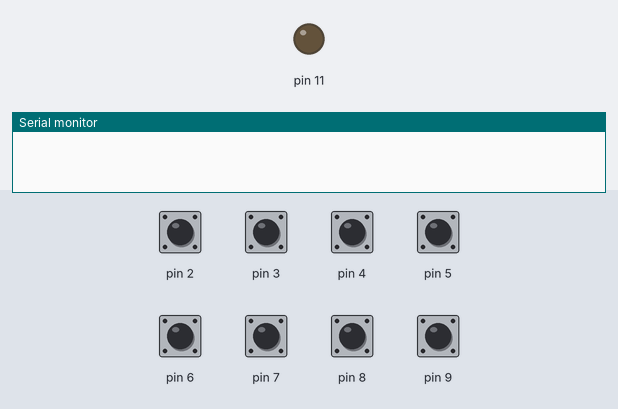
The sketch below on a simulated Arduino Uno, built with avr-gcc and run on an emulated ATmega328P. On the bench: output pins drawn as LEDs (lit = HIGH), the last lines printed to the serial monitor. The inputs (shaded band) are chosen by the test bench; at power-on: pin 2–9 HIGH.

Above: at 5.8 s.
5.9 s: pin 2 pulled LOW for 0.15 s
At 7.6 s:
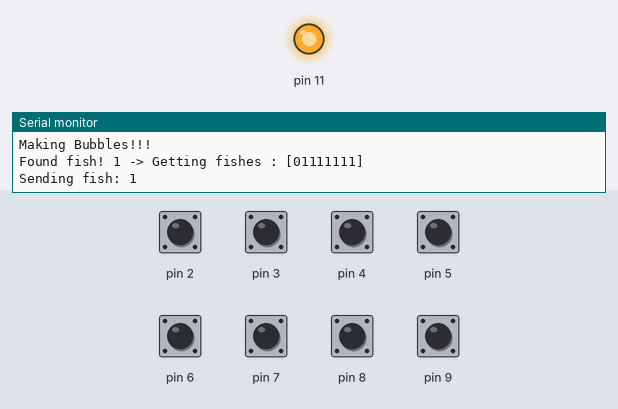
Timing chart, 0 to 9.1 s (numbered marks = the images above; inputs shaded):
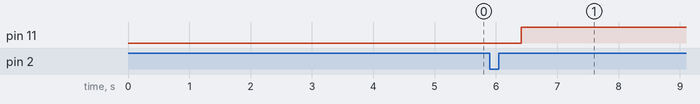

Measured:
- after the input at 5.9 s, pin 11: LOW → HIGH after 0.51 s

The sketch:

rotatingArduino.ino.ino
```cpp
#include <RCSwitch.h>
class RF {

    int pin;
    RCSwitch rfSwitch = RCSwitch();

    public:
        RF(int rfPin) {
            pin = rfPin;
        }

        void setup() {
            rfSwitch.enableTransmit(pin);
        }


        void sendFish(int fish) {
          rfSwitch.send(fish, 24);
          Serial.print("Sending fish: ");
          Serial.println(fish);
        }

};

class Bubbles {

    int pin;
    int lastBubblesTime = 0;
    const int bubblingDuration = 60 * 1000; //each bubbling on time
    bool isBubbling = false;

    public:
        Bubbles(int _pin) {
            pin = _pin;
        }

        void setup() {
            pinMode(pin, OUTPUT);
        }


        void makeBubbles() {
          if (!isBubbling) {
            Serial.println("Making Bubbles!!!");
            isBubbling = true;
          }
          digitalWrite(pin, HIGH);
        }

        void stopBubbles() {
          isBubbling = false;
          digitalWrite(pin, LOW);
        }

        void stopBubblesWhenNeeded() {
          if ((millis() - lastBubblesTime) > bubblingDuration) {
            //enough time has passed, stopping
            this->stopBubbles();
          } else {
            //continue bubbling

          }
        }
};

#include <Bounce2.h>

#define TOTAL_FISHES 8

int zeFish = 0;
int lastFishTime = 0;
const int tween = 5 * 1000; //grace period until more fish can be caught

class Fishes {

    int fish = 0;
    int pins[TOTAL_FISHES];
    Bounce bouncers[TOTAL_FISHES];

    public:
        Fishes(int fromPin) {
          for (int i = 0; i < TOTAL_FISHES; i++) {
            pins[i] = fromPin + i;
            bouncers[i] = Bounce( fromPin + i , 5 );
          }
        }

        void setup() {
          for (int i = 0; i < TOTAL_FISHES; i++) {
            pinMode(pins[i], INPUT_PULLUP);
          }
        }


        int getFish() {

          if (fish > 0 && ((millis() - lastFishTime) < tween)) {
            //still transmitting last fish
//            Serial.print("Still transmitting fish #");
//            Serial.println(fish);
          } else {
            fish = 0;
            String fishes = ("Getting fishes : [");
            for (int i = 0; i < TOTAL_FISHES; i++) {
              bouncers[i].update();
              fishes += (bouncers[i].read());
              if (bouncers[i].read() == LOW) {
                fish = i + 1;
              }
            }
            fishes += ("]");

            if (fish > 0) {
              Serial.print("Found fish! ");
              Serial.print(fish);
              Serial.print(" -> ");
              Serial.println(fishes);
            }
          }
          return fish;
        }

};

RF      rf      = RF(10); //D10 is the rf transmitter pin
Fishes  fishes  = Fishes(2); //D2 is the first fish pin (2-9)
Bubbles bubbles = Bubbles(11);

void setup() {

  Serial.begin(9600);

  rf.setup();
  fishes.setup();
  bubbles.setup();

}

void loop() {

  if ((millis() - lastFishTime) > tween) {
    zeFish = fishes.getFish();
  }

  if (zeFish > 0) {
    rf.sendFish(zeFish);
    bubbles.makeBubbles();
  } else {
    bubbles.stopBubblesWhenNeeded();
  }

  delay(50);
}
```
